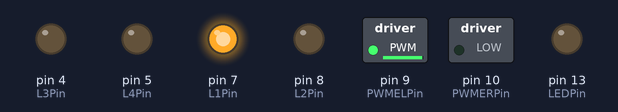
Bench run of a sketch on a simulated Arduino Uno, built with avr-gcc and run on an emulated ATmega328P. Shown: switched loads named in the sketch (green lamp = pin HIGH), output pins drawn as LEDs (lit = HIGH).

Above: at 0.05 s.
At 9.95 s:
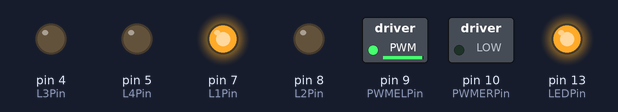
Timing chart, 0 to 11.5 s (numbered marks = the images above):
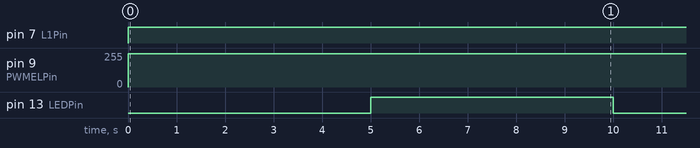

The sketch:

sketch_dec15a.ino
```cpp
// Motor Controls
const int PWMELPin = 9; //	Enable PWM Left Motor
const int PWMERPin = 10; //	Enable PWM Right Motor
const int L1Pin = 7; // 	L1 = Left Motor Lead 1
const int L2Pin = 8; // 	L2 = Left Motor Lead 2
const int L3Pin = 4; // 	L3 = Right Motor Lead 1
const int L4Pin = 5; // 	L4 = Right Motor Lead 2
const int LEDPin = 13; // LED
const int Duration = 1000;
void setup()
    {
    pinMode(PWMELPin, OUTPUT);
    pinMode(PWMERPin, OUTPUT);
    pinMode(L1Pin, OUTPUT);
    pinMode(L2Pin, OUTPUT);
    pinMode(L3Pin, OUTPUT);
    pinMode(L4Pin, OUTPUT);
    pinMode(LEDPin, OUTPUT);
    }
//Main Loop
void loop()
    {
    while (true)
        {
        MotorL(0, 1);
        MotorR(0, 1);
        digitalWrite(LEDPin, LOW);
        delay(5000);
        MotorL(1, 1);
        MotorR(1, 1);
        digitalWrite(LEDPin, HIGH);
        delay(5000);
        MotorL(0, 0);
        MotorR(0, 0);
        digitalWrite(LEDPin, LOW);
        delay(5000);
        MotorL(1, 0);
        MotorR(1, 0);
        digitalWrite(LEDPin, HIGH);
        delay(5000);
        continue;
        }
    }
// ***********************************************************************
// Motor Driver Routines**************************************************
// ***********************************************************************
// (Direction, Speed)
// Direction
// 1=Forward
// 0= Reverse
// Speed
// 1 = High/250
// 0 = Low/50
// ***********************************************************************
void MotorL(int Direction, int Speed)
    {
    // Left Motor
    if (Speed = 1)
        {
        analogWrite(PWMELPin, 250);
        }
    else
        {
        analogWrite(PWMELPin, 50);
        }
    if (Direction = 1)
        {
        digitalWrite(L1Pin, HIGH);
        digitalWrite(L2Pin, LOW);
        }
    else
        {
        digitalWrite(L1Pin, LOW);
        digitalWrite(L2Pin, HIGH);
        }
    }
// ***********************************************************************
void MotorR(int Direction, int Speed)
    {
    // Left Motor
    if (Speed = 1)
        {
        analogWrite(PWMELPin, 250);
        }
    else
        {
        analogWrite(PWMELPin, 50);
        }
    if (Direction = 1)
        {
        digitalWrite(L1Pin, HIGH);
        digitalWrite(L2Pin, LOW);
        }
    else
        {
        digitalWrite(L1Pin, LOW);
        digitalWrite(L2Pin, HIGH);
        }
    }
```

Measured:
- by itself, pin 7 (L1Pin): LOW → HIGH at 0.00 s
- by itself, pin 9 (PWMELPin): 0/255 → 250/255 at 0.00 s
- by itself, pin 13 (LEDPin): alternates HIGH for 5.0 s and LOW for 5.0 s
